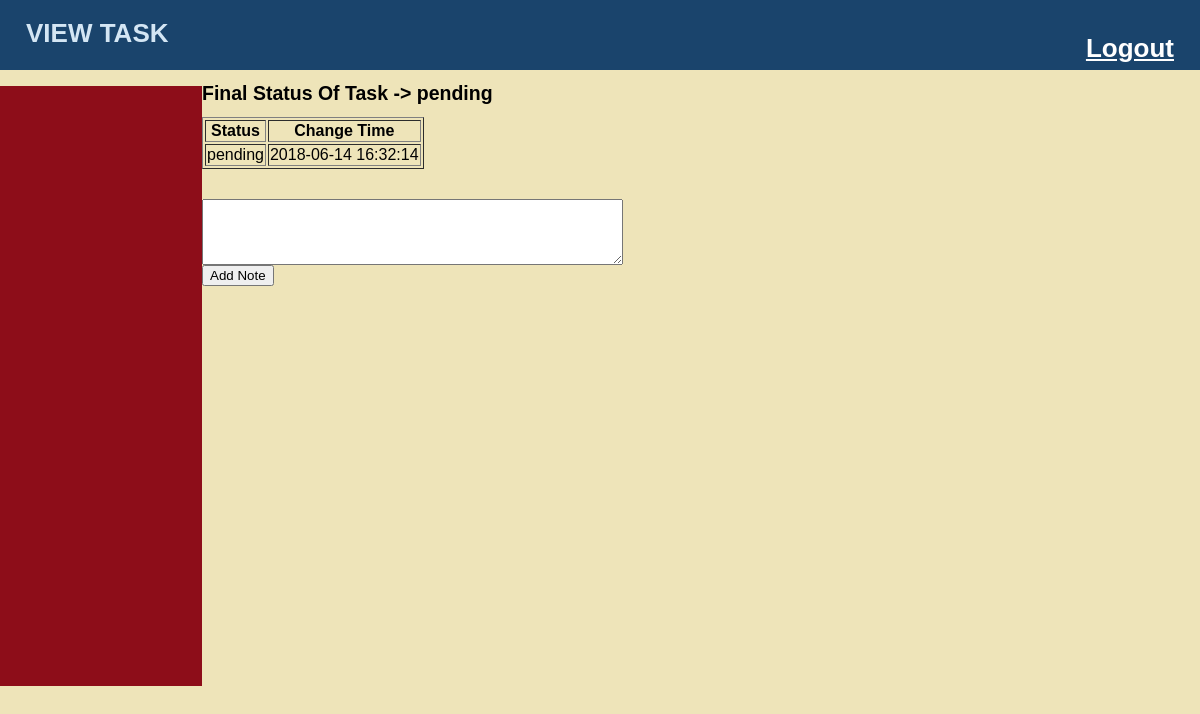
The page /task_management/task_detail.php?task_id=9&start_time=2018-06-14 16:32:14 (signed in) on the database its author committed.
### tables this page shows
CREATE TABLE `task_status` (
  `task_status_task_id` int(11) NOT NULL,
  `task_status_last_recurred` datetime NOT NULL,
  `status` varchar(255) DEFAULT NULL
);

CREATE TABLE `task_track` (
  `task_id` int(11) NOT NULL,
  `task_track_last_recurred` datetime NOT NULL,
  `status` varchar(255) NOT NULL,
  `feedback` varchar(255) DEFAULT NULL,
  `change_time` datetime DEFAULT NULL
);

### task_management/task_detail.php (the view, shortened to what this page needs)
<HTML>
<HEAD>
<link href="stylesheets/public.css" media="all"
rel="stylesheet" type="text/css" />
</HEAD>
<BODY>
<div id="header">
	<h1>VIEW TASK</h>
	<div align ="right">
	<a href="logout.php" style="color:white"> Logout </a>
	</div>
</div>
	<div id="main">
		<div id="navigation">
		</div>
<?php
$dbhost= "localhost";
$dbuser= "root";
$dbpass= "sanjana";
$dbname= "walmart";
$conn= mysqli_connect($dbhost,$dbuser,$dbpass,$dbname);
$query = "SELECT * from task_status where task_status_task_id = '{$_GET["task_id"]}' and task_status_last_recurred = '{$_GET["start_time"]}' LIMIT 1";
$result = mysqli_query($conn, $query);
$row = mysqli_fetch_assoc($result);
?>
<h2> Final Status Of Task ->  <?php echo $row["status"]; ?></h3>
<?php
	$query1 = "SELECT * from task_track where task_id = '{$_GET["task_id"]}' and task_track_last_recurred = '{$_GET["start_time"]}' ORDER BY change_time";
	$result1 = mysqli_query($conn, $query1);
?>
<table border = "1">
  <tr>
	<th> Status</th>
	<th>Change Time</th>
  </tr>
  <?php while($row = mysqli_fetch_assoc($result1)){
  ?>
  <tr>
    <td><?php echo $row["status"]; ?></td>
    <td><?php echo $row["change_time"]; ?></td>
  </tr>
  <?php } ?>
</table>
<br /><br />
<FORM ACTION="task_detail.php?task_id=<?php echo $_GET["task_id"]; ?>&start_time=<?php echo $_GET["start_time"]; ?>" method="post">
  <textarea name="note" rows="4" cols="50">
	</textarea><br / >
  <input type="submit" name="submit" value="Add Note">
</form>
</BODY>
</HTML>

### task_management/stylesheets/public.css (style rules this page uses)
html { height: 100%; width: 100%; }
body { width: 100%; height: 100%; margin: 0; padding: 0; border: 0; font-family: Verdana, Arial, Helvetica, sans-serif; font-size: 13px; line-height: 15px; background: #EEE4B9; }
a { color: #8D0D19; }
#header { height: 70px; margin: 0; padding: 0; text-align: left; background: #1A446C; color: #D4E6F4; }
#header h1 { padding: 1em; margin: 0; }
#main { height: 600px; width: 100%; margin: 0; padding: 0; background: #EEE4B9; }
#navigation { float: left; width: 150px; height: 100%; margin: 0; padding: 0 2em; color: #D4E6F4; background: #8D0D19; }

### rows shown on the page
task_status: status "pending"
task_track: status "pending", change_time "2018-06-14 16:32:14"
